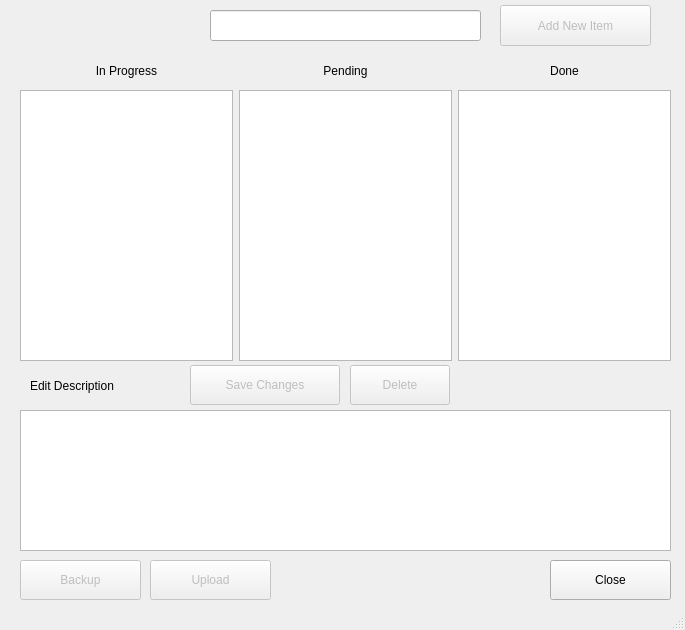
<?xml version="1.0" encoding="UTF-8"?>
<ui version="4.0">
 <class>ToDoLayout</class>
 <widget class="QMainWindow" name="ToDoLayout">
  <property name="minimumSize">
   <size>
    <width>685</width>
    <height>630</height>
   </size>
  </property>
  <property name="maximumSize">
   <size>
    <width>685</width>
    <height>630</height>
   </size>
  </property>
  <property name="windowTitle">
   <string>MainWindow</string>
  </property>
  <widget class="QWidget" name="centralwidget">
   <widget class="QPushButton" name="addNewTask_pushButton">
    <property name="enabled">
     <bool>false</bool>
    </property>
    <property name="geometry">
     <rect>
      <x>500</x>
      <y>5</y>
      <width>151</width>
      <height>41</height>
     </rect>
    </property>
    <property name="text">
     <string>Add New Item</string>
    </property>
   </widget>
   <widget class="QLineEdit" name="newTask_lineEdit">
    <property name="geometry">
     <rect>
      <x>210</x>
      <y>10</y>
      <width>271</width>
      <height>31</height>
     </rect>
    </property>
    <property name="maxLength">
     <number>20</number>
    </property>
    <property name="alignment">
     <set>Qt::AlignCenter</set>
    </property>
   </widget>
   <widget class="QTextEdit" name="description_textEdit">
    <property name="enabled">
     <bool>true</bool>
    </property>
    <property name="geometry">
     <rect>
      <x>20</x>
      <y>410</y>
      <width>651</width>
      <height>141</height>
     </rect>
    </property>
    <property name="readOnly">
     <bool>false</bool>
    </property>
   </widget>
   <widget class="QPushButton" name="saveChanges_pushButton">
    <property name="enabled">
     <bool>false</bool>
    </property>
    <property name="geometry">
     <rect>
      <x>190</x>
      <y>365</y>
      <width>150</width>
      <height>40</height>
     </rect>
    </property>
    <property name="text">
     <string>Save Changes</string>
    </property>
   </widget>
   <widget class="QPushButton" name="delete_pushButton">
    <property name="enabled">
     <bool>false</bool>
    </property>
    <property name="geometry">
     <rect>
      <x>350</x>
      <y>365</y>
      <width>100</width>
      <height>40</height>
     </rect>
    </property>
    <property name="text">
     <string>Delete</string>
    </property>
   </widget>
   <widget class="QLabel" name="editDescription_label">
    <property name="geometry">
     <rect>
      <x>30</x>
      <y>376</y>
      <width>151</width>
      <height>20</height>
     </rect>
    </property>
    <property name="text">
     <string>Edit Description</string>
    </property>
   </widget>
   <widget class="QPushButton" name="backup_pushButton">
    <property name="enabled">
     <bool>false</bool>
    </property>
    <property name="geometry">
     <rect>
      <x>20</x>
      <y>560</y>
      <width>121</width>
      <height>40</height>
     </rect>
    </property>
    <property name="text">
     <string>Backup</string>
    </property>
   </widget>
   <widget class="QPushButton" name="close_pushButton">
    <property name="geometry">
     <rect>
      <x>550</x>
      <y>560</y>
      <width>121</width>
      <height>40</height>
     </rect>
    </property>
    <property name="text">
     <string>Close</string>
    </property>
   </widget>
   <widget class="QPushButton" name="upload_pushButton">
    <property name="enabled">
     <bool>false</bool>
    </property>
    <property name="geometry">
     <rect>
      <x>150</x>
      <y>560</y>
      <width>121</width>
      <height>40</height>
     </rect>
    </property>
    <property name="text">
     <string>Upload</string>
    </property>
   </widget>
   <widget class="QWidget" name="horizontalLayoutWidget">
    <property name="geometry">
     <rect>
      <x>20</x>
      <y>90</y>
      <width>651</width>
      <height>271</height>
     </rect>
    </property>
    <layout class="QHBoxLayout" name="note_layout">
     <item>
      <widget class="QListView" name="pending_listView">
       <property name="palette">
        <palette>
         <active>
          <colorrole role="WindowText">
           <brush brushstyle="SolidPattern">
            <color alpha="255">
             <red>0</red>
             <green>0</green>
             <blue>0</blue>
            </color>
           </brush>
          </colorrole>
         </active>
         <inactive>
          <colorrole role="WindowText">
           <brush brushstyle="SolidPattern">
            <color alpha="255">
             <red>0</red>
             <green>0</green>
             <blue>0</blue>
            </color>
           </brush>
          </colorrole>
         </inactive>
         <disabled>
          <colorrole role="WindowText">
           <brush brushstyle="SolidPattern">
            <color alpha="255">
             <red>120</red>
             <green>120</green>
             <blue>120</blue>
            </color>
           </brush>
          </colorrole>
         </disabled>
        </palette>
       </property>
      </widget>
     </item>
     <item>
      <widget class="QListView" name="inProgress_listView"/>
     </item>
     <item>
      <widget class="QListView" name="done_listView">
       <property name="palette">
        <palette>
         <active>
          <colorrole role="WindowText">
           <brush brushstyle="SolidPattern">
            <color alpha="255">
             <red>0</red>
             <green>0</green>
             <blue>0</blue>
            </color>
           </brush>
          </colorrole>
         </active>
         <inactive>
          <colorrole role="WindowText">
           <brush brushstyle="SolidPattern">
            <color alpha="255">
             <red>0</red>
             <green>0</green>
             <blue>0</blue>
            </color>
           </brush>
          </colorrole>
         </inactive>
         <disabled>
          <colorrole role="WindowText">
           <brush brushstyle="SolidPattern">
            <color alpha="255">
             <red>120</red>
             <green>120</green>
             <blue>120</blue>
            </color>
           </brush>
          </colorrole>
         </disabled>
        </palette>
       </property>
      </widget>
     </item>
    </layout>
   </widget>
   <widget class="QWidget" name="horizontalLayoutWidget_2">
    <property name="geometry">
     <rect>
      <x>20</x>
      <y>50</y>
      <width>651</width>
      <height>41</height>
     </rect>
    </property>
    <layout class="QHBoxLayout" name="statusTitle_layout">
     <item>
      <widget class="QLabel" name="inProgress_label">
       <property name="text">
        <string>In Progress</string>
       </property>
       <property name="alignment">
        <set>Qt::AlignCenter</set>
       </property>
      </widget>
     </item>
     <item>
      <widget class="QLabel" name="pending_label">
       <property name="text">
        <string>Pending</string>
       </property>
       <property name="alignment">
        <set>Qt::AlignCenter</set>
       </property>
      </widget>
     </item>
     <item>
      <widget class="QLabel" name="done_label">
       <property name="text">
        <string>Done</string>
       </property>
       <property name="alignment">
        <set>Qt::AlignCenter</set>
       </property>
       <property name="wordWrap">
        <bool>false</bool>
       </property>
      </widget>
     </item>
    </layout>
   </widget>
   <widget class="QLabel" name="loaderAnimation_label">
    <property name="geometry">
     <rect>
      <x>290</x>
      <y>560</y>
      <width>40</width>
      <height>40</height>
     </rect>
    </property>
    <property name="text">
     <string/>
    </property>
   </widget>
  </widget>
  <widget class="QMenuBar" name="menubar">
   <property name="geometry">
    <rect>
     <x>0</x>
     <y>0</y>
     <width>685</width>
     <height>26</height>
    </rect>
   </property>
  </widget>
  <widget class="QStatusBar" name="statusbar"/>
 </widget>
 <resources/>
 <connections/>
</ui>
